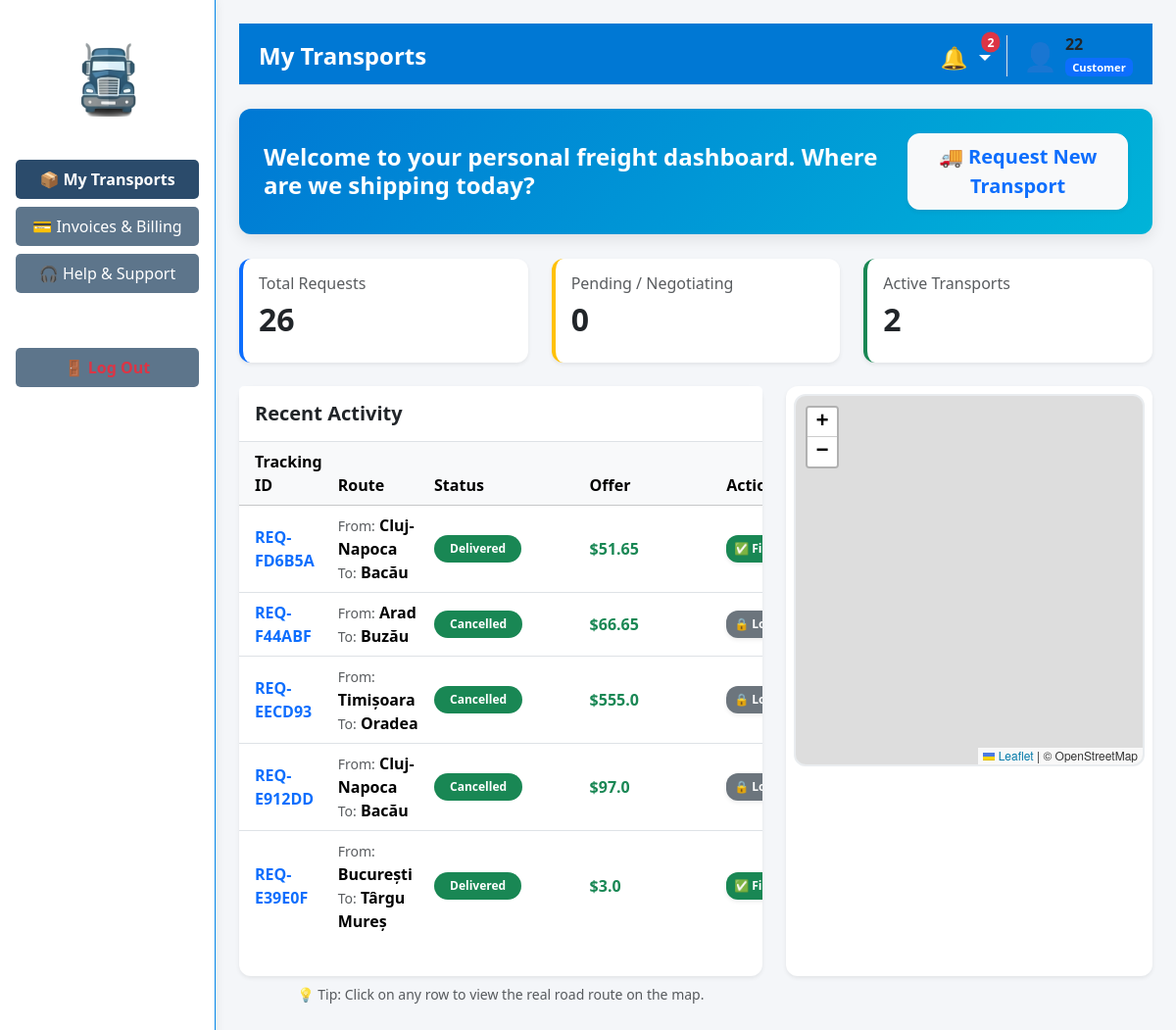
The app's page /portal (signed in) with its own data.
### tables this page shows
CREATE TABLE "transport_requests" (
                    id TEXT PRIMARY KEY,
                    client TEXT NOT NULL,
                    cargo_type TEXT NOT NULL,
                    description TEXT NOT NULL,
                    weight REAL NOT NULL,
                    volume REAL NOT NULL,
                    pickup TEXT NOT NULL,
                    delivery TEXT NOT NULL,
                    preferred_date TEXT NOT NULL,
                    status TEXT NOT NULL,
                    vehicle_id TEXT, 
                    driver_id TEXT, 
                    vehicle_type TEXT, 
                    estimated_price REAL,
                    price_offer REAL, 
                    current_lat REAL, 
                    current_lng REAL,
                    last_modified_by TEXT DEFAULT 'System',
                    last_modified_at DATETIME DEFAULT NULL,
                    saved_route TEXT
                , allocated_by TEXT DEFAULT 'System', offer_expires_at DATETIME DEFAULT NULL);

### app/routes/customer_routes.py (the view)
@customer_bp.route('/portal', methods=['GET'])
def portal() -> str:
    if 'user_id' not in session or session.get('role') != 'Customer':
        return redirect(url_for('auth.login'))
    username = session.get('username', 'Customer')
    portal_data = cust_logic.get_portal_data(username)
    from app.models.request_model import RequestModel
    req_model = RequestModel()
    for r in portal_data['requests']:
        r['messages'] = req_model.get_negotiation_messages(r['id'])
    notifications, unread_count = get_header_data()
    return render_template('customer/portal.html', data=portal_data, username=username, notifications=notifications, unread_count=unread_count)

### app/controllers/customer_controller.py (called while the page is built)
    def get_portal_data(self, username: str) -> Dict[str, Any]:
        data: Dict[str, Any] = {}
        try:
            requests = self.model.get_customer_requests(username)
            data['requests'] = requests
            data['total'] = len(requests)
            data['pending'] = sum(1 for r in requests if r['status'] in ['Pending', 'Negotiation'])
            data['active'] = sum(1 for r in requests if r['status'] in ['Accepted', 'In Transit'])
            return data
        except Exception as error:
            logging.error(f"Error processing portal data: {error}")
            return {'requests': [], 'total': 0, 'pending': 0, 'active': 0}

### app/models/notification_model.py (called while the page is built)
    def get_unread_notifications(self, target1: str, target2: str = '') -> List[Dict[str, Any]]:
        try:
            with sqlite3.connect(DB_PATH) as conn:
                conn.row_factory = sqlite3.Row
                cursor = conn.execute(
                    "SELECT * FROM notifications WHERE target_role IN (?, ?, 'All') AND is_read = 0 ORDER BY timestamp DESC",
                    (str(target1).strip(), str(target2).strip())
                )
                return [dict(row) for row in cursor.fetchall()]
        except sqlite3.Error as e:
            logging.error(f"Error fetching notifications: {e}")
            return []

### app/models/request_model.py (called while the page is built)
    def get_negotiation_messages(self, r_id: str) -> List[Dict[str, Any]]:
        messages = []
        try:
            with sqlite3.connect(DB_PATH) as connection:
                connection.row_factory = sqlite3.Row
                rows = connection.execute("SELECT * FROM negotiation_chat WHERE request_id = ? ORDER BY timestamp ASC", (r_id,)).fetchall()
                for row in rows:
                    messages.append(dict(row))
                return messages
        except sqlite3.Error:
            return messages

### app/routes/customer_routes.py (called while the page is built)
def get_header_data():
    from app.models.notification_model import NotificationModel
    notif_db = NotificationModel()
    username = str(session.get('username', '')).strip()
    role = str(session.get('role', 'Customer')).strip()
    try:
        notifications = notif_db.get_unread_notifications(username, role)
        return notifications, len(notifications)
    except Exception as e:
        logging.error(f"Error fetching customer notifications: {e}")
        return [], 0

### app/templates/customer/portal.html (shortened to what this page needs)
{% extends "layouts/customer_layout.html" %}
{% block page_header %}My Transports{% endblock %}
{% block extra_css %}
    <link rel="stylesheet" href="https://unpkg.com/leaflet@1.9.4/dist/leaflet.css" />
    <link rel="stylesheet" href="https://unpkg.com/leaflet-routing-machine@latest/dist/leaflet-routing-machine.css" />
{% endblock %}
{% block content %}
<div class="welcome-banner d-flex justify-content-between align-items-center">
    <div>
        <h4 class="fw-bold mb-0 text-white">Welcome to your personal freight dashboard. Where are we shipping today?</h4>
    </div>
    <button type="button" class="btn btn-light btn-lg text-primary fw-bold shadow-sm custom-rounded" data-bs-toggle="modal" data-bs-target="#requestModal">
        🚚 Request New Transport
    </button>
</div>
<div class="row mb-4">
    <div class="col-md-4">
        <div class="card stat-card bg-white shadow-sm border-start border-4 border-primary">
            <div class="card-body">
                <h6 class="text-muted mb-2">Total Requests</h6>
                <h2 class="fw-bold text-dark">{{ data.total }}</h2>
            </div>
        </div>
    </div>
    <div class="col-md-4">
        <div class="card stat-card bg-white shadow-sm border-start border-4 border-warning">
            <div class="card-body">
                <h6 class="text-muted mb-2">Pending / Negotiating</h6>
                <h2 class="fw-bold text-dark">{{ data.pending }}</h2>
            </div>
        </div>
    </div>
    <div class="col-md-4">
        <div class="card stat-card bg-white shadow-sm border-start border-4 border-success">
            <div class="card-body">
                <h6 class="text-muted mb-2">Active Transports</h6>
                <h2 class="fw-bold text-dark">{{ data.active }}</h2>
            </div>
        </div>
    </div>
</div>
<div class="row">
    <div class="col-md-7">
        <div class="card shadow-sm border-0 custom-rounded">
            <div class="card-header bg-white border-bottom py-3">
                <h5 class="fw-bold mb-0 text-dark">Recent Activity</h5>
            </div>
            <div class="table-responsive">
                <table class="table table-hover mb-0 align-middle">
                    <thead class="table-light">
                        <tr>
                            <th class="ps-3">Tracking ID</th>
                            <th>Route</th>
                            <th>Status</th>
                            <th>Offer</th>
                            <th class="pe-3">Action</th>
                        </tr>
                    </thead>
                    <tbody>
                        {% if data.requests|length == 0 %}
                        <tr><td colspan="5" class="text-center py-5 text-muted">You have no transport requests yet. Let's get started!</td></tr>
                        {% else %}
                            {% for r in data.requests %}
                            <tr onclick="updateMap('{{ r.pickup }}', '{{ r.delivery }}', '{{ r.id }}', '{{ r.vehicle_type }}')" style="cursor: pointer; transition: background 0.2s;" onmouseover="this.style.background='#f8f9fa';" onmouseout="this.style.background='transparent';">
                                <td class="ps-3 fw-bold text-primary">{{ r.id }}</td>
                                <td><span class="small text-muted">From:</span> <strong>{{ r.pickup }}</strong> <br><span class="small text-muted">To:</span> <strong>{{ r.delivery }}</strong></td>
                                <td>
                                    <span class="badge rounded-pill bg-{{ 'warning text-dark' if r.status in ['Pending', 'Negotiation'] else ('info' if r.status == 'Draft' else 'success') }} px-3 py-2">
                                        {{ r.status }}
                                    </span>
                                </td>
                                <td class="fw-bold {% if r.is_expired %}text-danger text-decoration-line-through{% else %}text-success{% endif %}">
                                    {% if r.price_offer not in [None, 'None', ''] and r.price_offer|float > 0 %}
                                        ${{ r.price_offer }}
                                    {% else %}
                                        <span class="badge bg-secondary text-white" style="font-size: 0.75rem; padding: 5px 8px;">Calculated soon</span>
                                    {% endif %}
                                </td>
                                <td class="pe-3">
                                    {% if r.status in ['Pending', 'Negotiation'] %}
                                        {% if r.status == 'Pending' %}
                                            {% if not r.is_expired %}
                                                <form action="{{ url_for('customer.handle_response', req_id=r.id, action='accept') }}" method="POST" style="display:inline;">
                                                    <button type="submit" class="btn btn-sm btn-success custom-rounded shadow-sm">Accept</button>
                                                </form>
                                            {% endif %}
                                        {% endif %}
                                        <button type="button" class="btn btn-sm btn-outline-warning custom-rounded mt-1 shadow-sm text-dark" data-bs-toggle="modal" data-bs-target="#clientNegotiateModal{{ r.id }}">
                                            {% if r.is_expired %}Request New Offer{% elif r.status == 'Pending' %}Negotiate{% else %}💬 Open Chat{% endif %}
                                        </button>
                                        <div class="modal fade text-start" id="clientNegotiateModal{{ r.id }}" tabindex="-1" onclick="event.stopPropagation();">
                                          <div class="modal-dialog modal-dialog-centered modal-lg">
                                            <div class="modal-content custom-rounded border-0 shadow">
                                              <form action="{{ url_for('customer.handle_response', req_id=r.id, action='negotiate') }}" method="POST">
                                                  <div class="modal-header bg-warning text-dark">
                                                    <h5 class="modal-title fw-bold">💬 Negotiation Chat: #{{ r.id }}</h5>
                                                    <button type="button" class="btn-close" data-bs-dismiss="modal"></button>
                                                  </div>
                                                  <div class="modal-body bg-light p-4">
                                                      <div class="chat-box bg-white p-3 rounded shadow-sm mb-3" style="height: 250px; overflow-y: auto; border: 1px solid #dee2e6;">
                                                          {% for msg in r.messages %}
                                                              <div class="mb-3 {% if 'Client' in msg.sender %}text-end{% else %}text-start{% endif %}">
                                                                  <span class="badge {% if 'Client' in msg.sender %}bg-primary{% else %}bg-secondary{% endif %} mb-1">{{ msg.sender }}</span><br>
                                                                  <div class="p-2 rounded {% if 'Client' in msg.sender %}bg-primary text-white{% else %}bg-light border text-dark{% endif %}" style="display: inline-block; max-width: 85%;">
                                                                      {{ msg.message }}
                                                                  </div>
                                                                  <div class="text-muted mt-1" style="font-size: 0.7rem;">{{ msg.timestamp }}</div>
                                                              </div>
                                                          {% else %}
                                                              <div class="text-center text-muted mt-5">No previous messages.</div>
                                                          {% endfor %}
                                                      </div>
                                                      <div class="row g-2">
                                                          <div class="col-16">
                                                              <textarea class="form-control" name="negotiate_message" rows="2" placeholder="Send a message or propose an offer..." required></textarea>
                                                          </div>
                                                      </div>
                                                  </div>
                                                  <div class="modal-footer bg-white border-0">
                                                    <button type="button" class="btn btn-light custom-rounded" data-bs-dismiss="modal">Close</button>
                                                    <button type="submit" class="btn btn-warning fw-bold custom-rounded px-4 shadow-sm text-dark">Send Message</button>
                                                  </div>
                                              </form>
                                            </div>
                                          </div>
                                        </div>
                                    {% elif r.status == 'In Transit' %}
                                        <span class="badge bg-primary p-2 custom-rounded shadow-sm">🚚 On Route</span>
                                        <br>
                                        <a href="{{ url_for('customer.job_chat', job_id=r.id) }}" class="btn btn-sm btn-dark custom-rounded shadow-sm mt-1">💬 Chat Driver</a>
                                    {% elif r.status == 'Delivered' %}
                                        <span class="badge bg-success p-2 custom-rounded shadow-sm">✅ Finished</span>
                                    {% else %}
                                        <span class="badge bg-secondary p-2 custom-rounded shadow-sm">🔒 Locked</span>
                                    {% endif %}
                                </td>
                            </tr>
                            {% endfor %}
                        {% endif %}
                    </tbody>
                </table>
            </div>
        </div>
        <p class="small text-muted mt-2 text-center">💡 Tip: Click on any row to view the real road route on the map.</p>
    </div>
    <div class="col-md-5">
        <div class="card shadow-sm border-0 custom-rounded p-2 bg-white sticky-top" style="top: 20px;">
            <div id="mini-map"></div>
        </div>
    </div>
</div>
{% endblock %}

### app/static/css/style.css (style rules this page uses)
body { margin: 0; padding: 0; font-family: 'Segoe UI', Tahoma, Geneva, Verdana, sans-serif; }
.card { display: flex; flex-direction: column; height: 100%; }
.table-responsive { max-height: 500px; overflow-y: auto; }

### app/templates/customer/portal.html (style rules this page uses)
.welcome-banner { background: linear-gradient(135deg, #0078d4, #00b4d8); color: white; border-radius: 12px; padding: 25px; margin-bottom: 25px; box-shadow: 0 4px 15px rgba(0,0,0,0.1); }
.stat-card { border-radius: 12px; border: none; transition: transform 0.2s; }
#mini-map { height: 380px; width: 100%; border-radius: 12px; border: 2px solid #e9ecef; }
.custom-rounded { border-radius: 12px !important; }

### records on screen
transport_requests: id "REQ-FD6B5A", pickup "Cluj-Napoca", delivery "Bacău", status "Delivered", price_offer "51.65"
transport_requests: id "REQ-F44ABF", pickup "Arad", delivery "Buzău", status "Cancelled", price_offer "66.65"
transport_requests: id "REQ-EECD93", pickup "Timișoara", delivery "Oradea", status "Cancelled", price_offer "555.0"
transport_requests: id "REQ-E912DD", pickup "Cluj-Napoca", delivery "Bacău", status "Cancelled", price_offer "97.0"
transport_requests: id "REQ-E39E0F", pickup "București", delivery "Târgu Mureș", status "Delivered", price_offer "3.0"

### other values on screen
{{ unread_count }} "2"
{{ session.get('username', 'Guest') }} "22"
{{ session.get('role', 'User') }} "Customer"
{{ data.total }} "26"
{{ data.pending }} "0"
{{ data.active }} "2"
